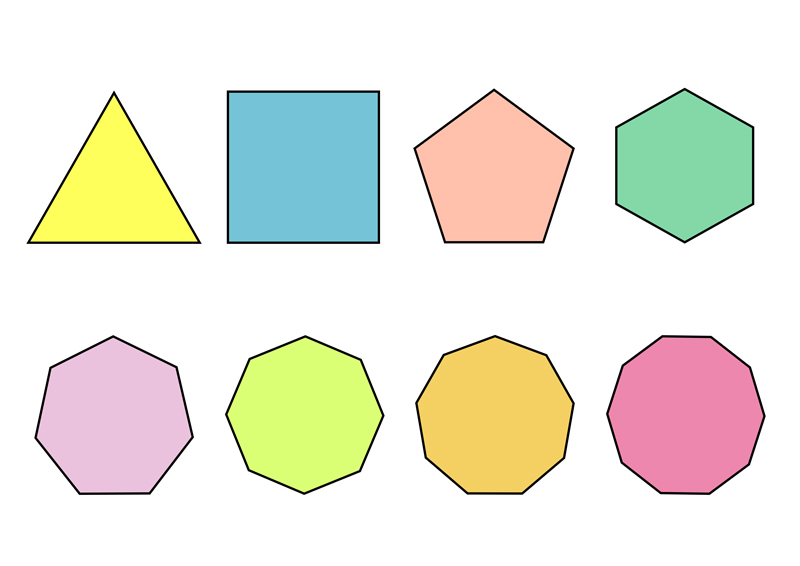
#> input picture data/Polugon-shape.png, 800 x 566 px, found by its file name
$ python shape-detection.py
#> lines starting #> are read from the running program, lines starting #| are printed output that depends on the picture; after the words box and inside, x2 and y2 are one past the last pixel; in counts of white or black regions, pixels touching at a corner belong together; long printed decimals are rounded
import cv2 as cv
import numpy as np

img = cv.imread('data/Polugon-shape.png')
#> img is the input picture: shape (566, 800, 3); mean B, G, R 221.4, 234.2, 235.6
imgGray = cv.cvtColor(img, cv.COLOR_BGR2GRAY)
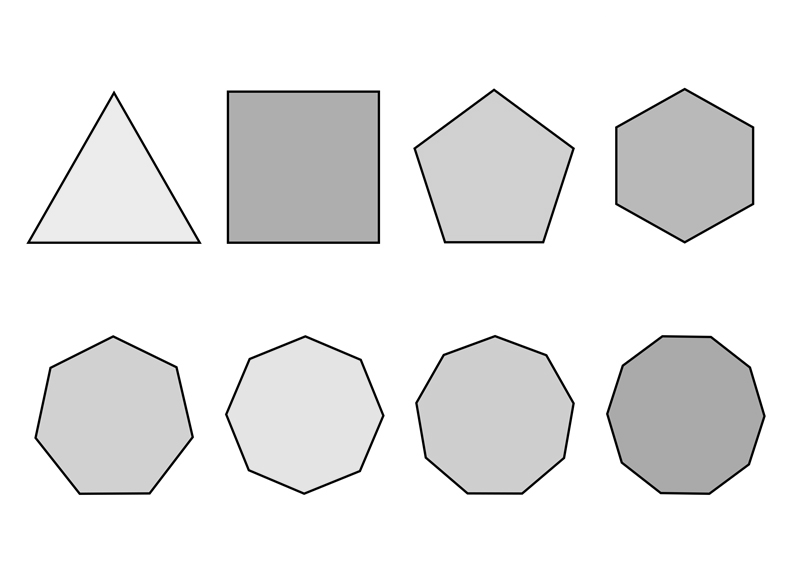
#> imgGray: shape (566, 800); min 0, max 255, mean 233.1
_, thresh = cv.threshold(imgGray, 240, 255, cv.THRESH_BINARY)
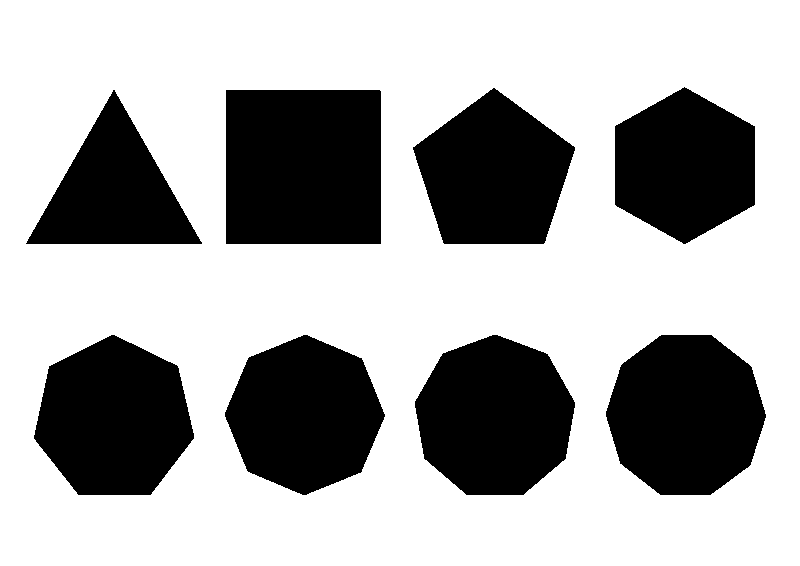
#> thresh: shape (566, 800); 67.2% white; 8 black regions
contours, _ = cv.findContours(thresh, cv.RETR_TREE, cv.CHAIN_APPROX_NONE)
#> contours = 9 contours; largest, box (x1, y1, x2, y2) and area: (0, 0, 800, 566) 451435, (225, 89, 382, 245) 24176, (605, 334, 767, 496) 20096, (414, 334, 576, 496) 19779, (33, 334, 195, 496) 19286

for contour in contours:
    approx = cv.approxPolyDP(contour, 0.01*cv.arcLength(contour, True), True)
    cv.drawContours(img, [approx], 0, (0, 0, 0), 3)
    x = approx.ravel()[0]
    y = approx.ravel()[1] - 5
    if len(approx) == 3:
        cv.putText(img, "Triangle", (x, y), cv.FONT_HERSHEY_COMPLEX, 0.5, (0, 0, 0))
    elif len(approx) == 4:
        x, y, w, h = cv.boundingRect(approx)
        aspectRatio = float(w)/h
        print(aspectRatio)
        if aspectRatio >= 0.95 and aspectRatio <= 1.05:
            cv.putText(img, "Square", (x, y), cv.FONT_HERSHEY_COMPLEX, 0.5, (0, 0, 0))
        else:
            cv.putText(img, "Rectangle", (x, y), cv.FONT_HERSHEY_COMPLEX, 0.5, (0, 0, 0))
    elif len(approx) == 5:
        cv.putText(img, "Pentagon", (x, y), cv.FONT_HERSHEY_COMPLEX, 0.5, (0, 0, 0))
    elif len(approx) == 6:
        cv.putText(img, "Hexagon", (x, y), cv.FONT_HERSHEY_COMPLEX, 0.5, (0, 0, 0))
    elif len(approx) == 7:
        cv.putText(img, "Heptagon", (x, y), cv.FONT_HERSHEY_COMPLEX, 0.5, (0, 0, 0))
    elif len(approx) == 8:
        cv.putText(img, "Octagon", (x, y), cv.FONT_HERSHEY_COMPLEX, 0.5, (0, 0, 0))
    else:
        cv.putText(img, "Circle", (x, y), cv.FONT_HERSHEY_COMPLEX, 0.5, (0, 0, 0))
#> this loop made 9 passes
#> (approx, w, h, aspectRatio) on passes 1, 6: ([[0, 0], [0, 565], [799, 565], [799, 0]], 800, 566, 1.41), ([[225, 90], [379, 89], [381, 243], [226, 244]], 157, 156, 1.01)
#| 1.413
#| 1.006
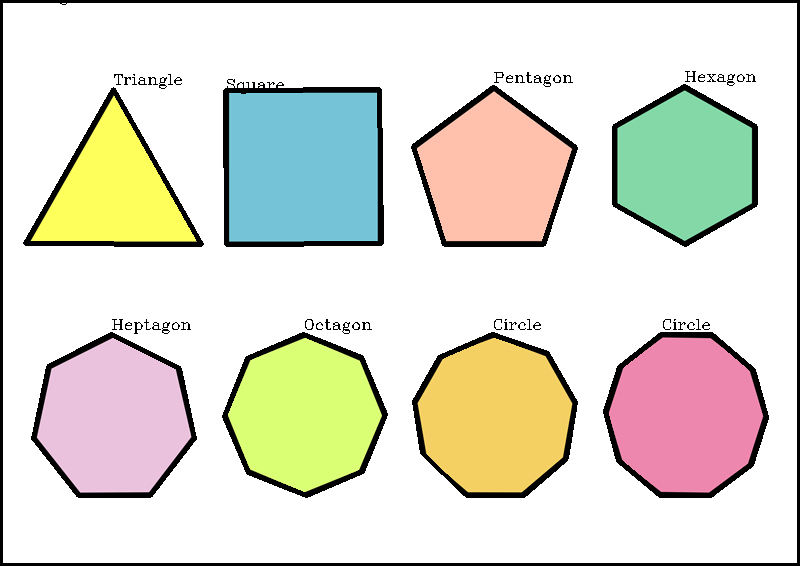
#> img: shape (566, 800, 3); 6.31% of pixels changed, all inside (x1, y1, x2, y2) = (0, 0, 800, 566)


cv.imshow('Image', img)

cv.waitKey(0)
cv.destroyAllWindows()
